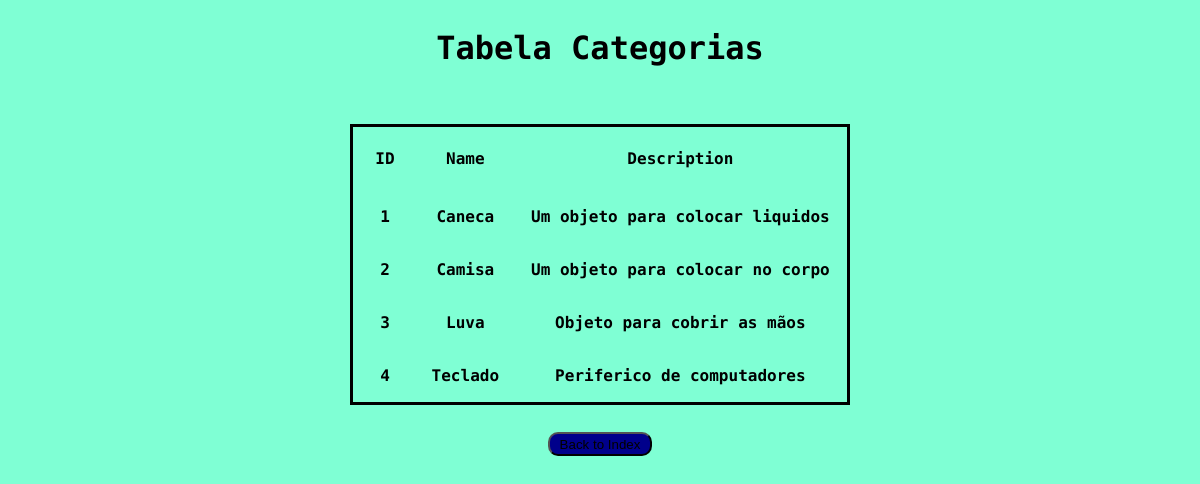
/view_category/999999, run on the app's committed database.
### tables this page shows
CREATE TABLE "category" (
	"ID"	INTEGER  NOT NULL PRIMARY KEY AUTOINCREMENT,
	"NAME"	TEXT,
	"DESCRIPTION"	TEXT
);

### app.py (the view)
@app.route("/view_category/<int:id>", methods = ['POST', 'GET'])
def view_category(id):
    if request.method == 'POST':
        id_category = request.form['ID_CATEGORY']
        return redirect(url_for("view_category", id = id_category))
    else:
        if id == 999999: # arrumar essa condição feia do código
            return render_template("view_category.html", info = CatchData("category"), conditon = False)
        elif id != 0:
            return render_template("view_category.html", info = CatchDataByID("category", id), conditon = False)
        else:
            return render_template("view_category.html", info = CatchDataByID("category", id), conditon = True)

### dataOperations.py (called while the page is built)
def CatchData (table):
    con=sqlite3.connect("crud_produtos.db")
    cur = con.cursor()
    cur.execute("SELECT * FROM {t};".format(t = table))
    return cur.fetchall()

### templates/view_category.html (shortened to what this page needs)
<!DOCTYPE html>
<html lang="en">
<head>
    <link rel="stylesheet" href="/static/main.css">
    <link rel="stylesheet" href="/static/table.css">
</head>
<body>
    {% if conditon %}
        <form method="post">
            <input type="number" name="ID_CATEGORY" placeholder="Insira o id de categoria a ser consultado" required>
            <button type="submit"> View Category </button>
        </form>
        <button><a href='{{url_for("view_category", id = 999999)}}'> View all Categorys </a></button>
    {% else %}
        <div class="data-categorys">
            <h1> Tabela Categorias </h1>
            <table>
                <tr class="table-top">
                    <th>ID</th>
                    <th>Name</th>
                    <th>Description</th>
                </tr>
                    {% for d in info %}
                        {% for x in d %}
                            <td> {{ x }}</td>
                        {% endfor %}
                    {% endfor %}
            </table>
        </div>
    {% endif %}
    <button><a href='{{url_for("index")}}'> Back to Index </a></button>
</body>
</html>

### static/main.css (style rules this page uses)
body { background-color: aquamarine; font-size: medium; font-weight: bold; font-family: 'Roboto Mono', monospace; display: grid; align-items: center; justify-content: center; align-content: center; justify-items: center; }
div { display: grid; align-content: center; justify-content: center; align-items: center; }
h1 { display: flex; margin-bottom: 50px; align-items: center; justify-content: center; }
a { text-decoration: none; color: black; }
button { display: flex; margin: 20px; padding: 10px; height: 20px; border-radius: 10px; background-color: darkblue; justify-content: center; align-items: center; }

### static/table.css (style rules this page uses)
table { margin: 10px; outline-style: solid; }
th { padding: 20px; text-align: center; }
td { padding: 15px; text-align: center; }

### data on the page
category: d "1", NAME "Caneca", DESCRIPTION "Um objeto para colocar liquidos"
category: d "2", NAME "Camisa", DESCRIPTION "Um objeto para colocar no corpo"
category: d "3", NAME "Luva", DESCRIPTION "Objeto para cobrir as mãos"
category: d "4", NAME "Teclado", DESCRIPTION "Periferico de computadores"
